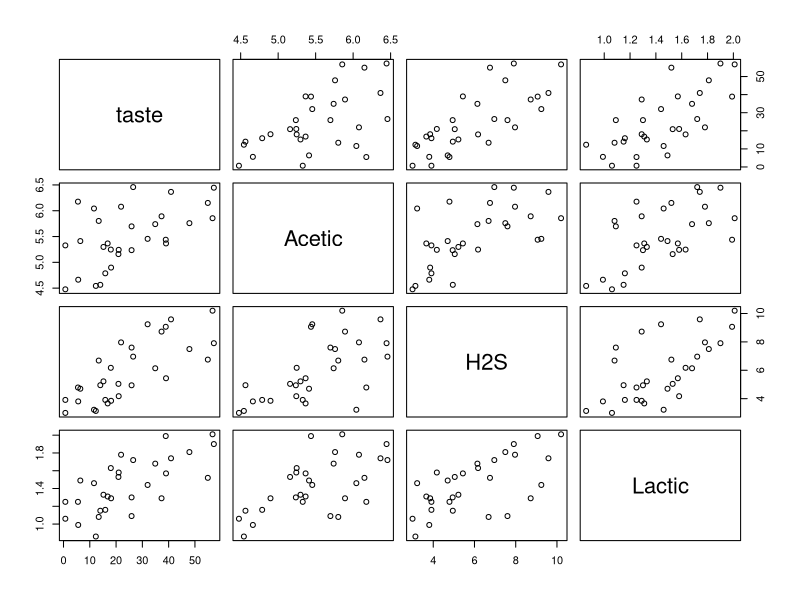
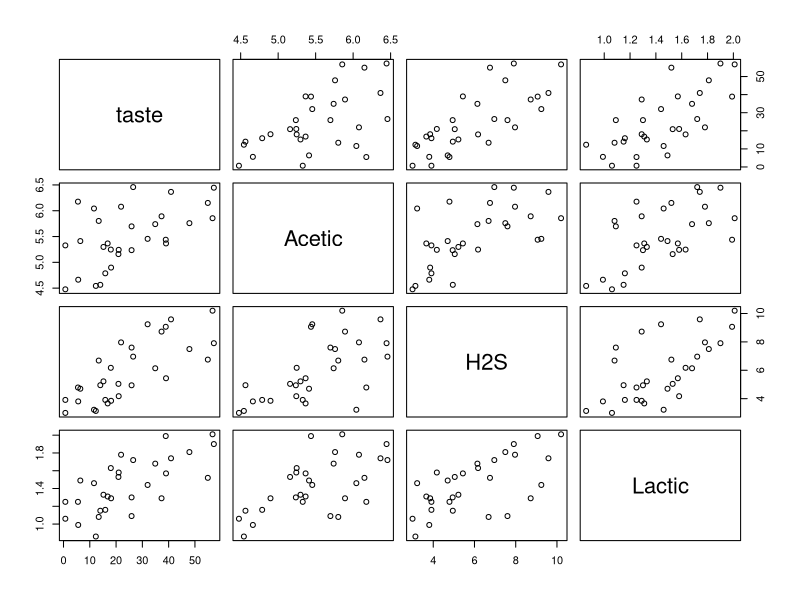
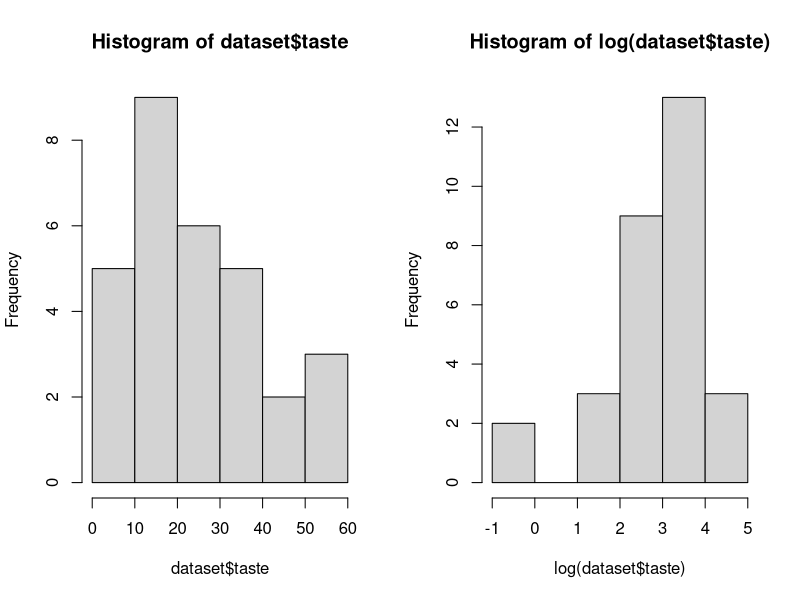
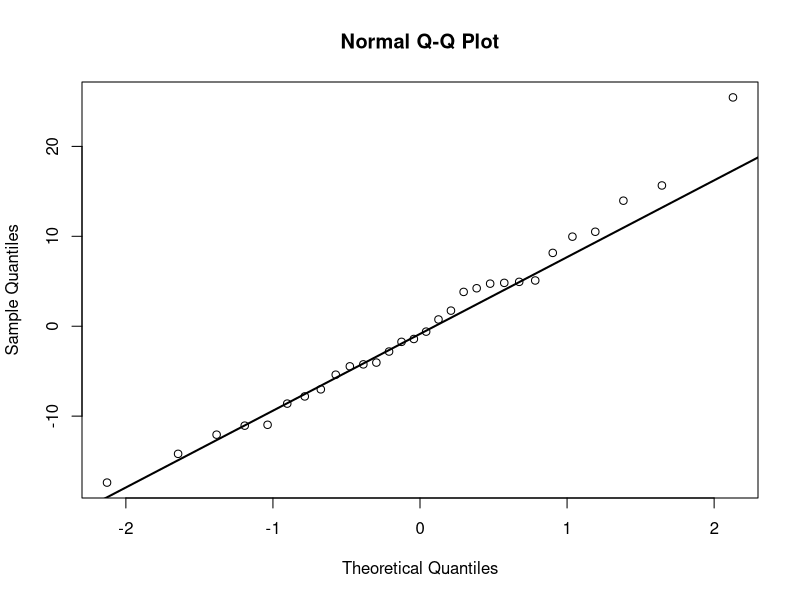
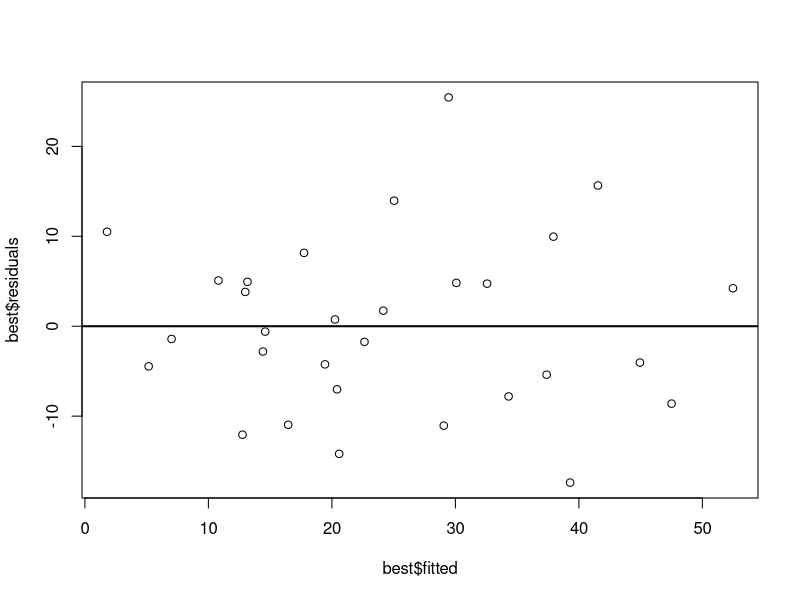
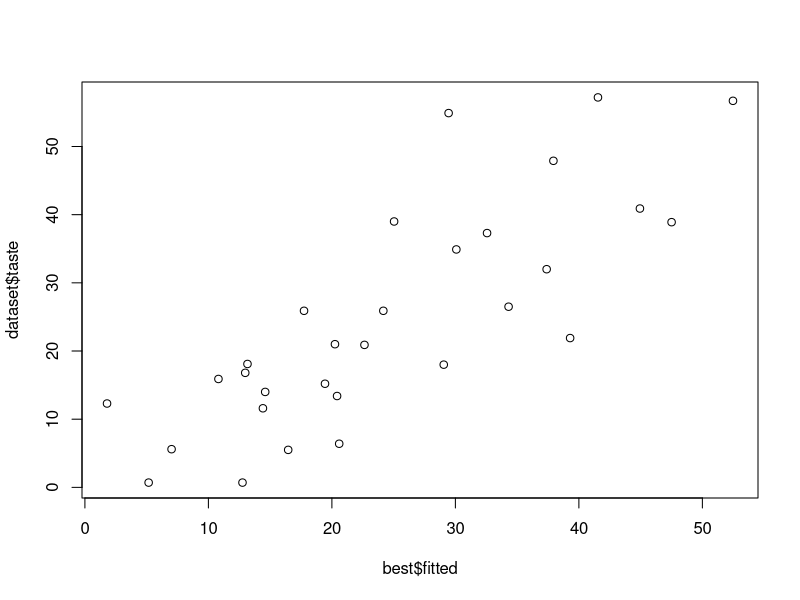
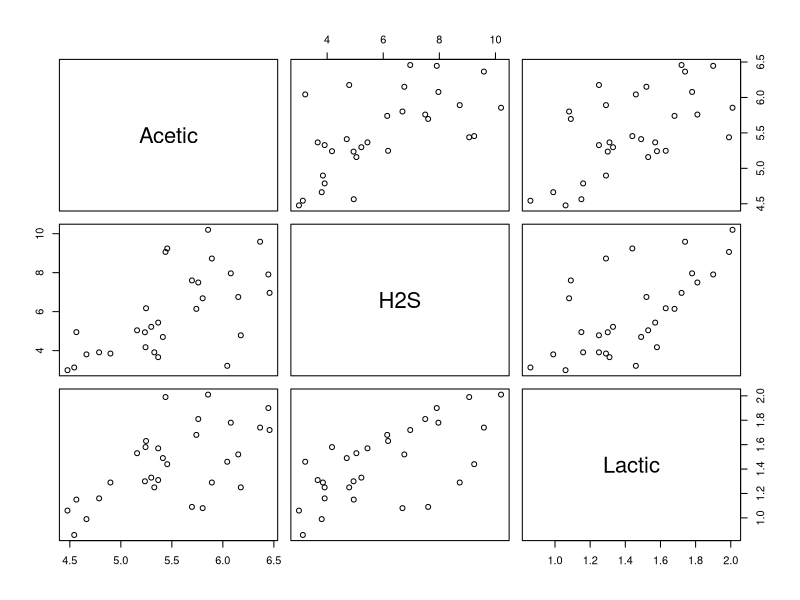

The R source for these figures, in order:
dataset = read.table("cheesedatat.txt", header=TRUE)

pairs(dataset[,2:5])
par(lwd=1, cex=20)
pairs(dataset[,2:5], cex=1)

#correlation between variables in data set (headers)
cor(dataset[,2:5])

#summary of dataset
summary(dataset)

par(mfrow=c(1,2))
hist(dataset$taste)
hist(log(dataset$taste))  

?lm

#formula = Y ~ X1 + X2...
#Model1: all my predictors
fit1=lm(taste~Acetic + H2S + Lactic, data=dataset)
fit1
summary(fit1) #Pr = p-values  #model: E(Y)_hat = -28.88 + 0.33X_acetic + 3.01X_H2S + 19.67X_lactic

#3 new variables all centered around mean
summary(dataset)
dataset$Acetic_mean = dataset$Acetic-5.5
dataset$H2S_mean = dataset$H2S-6
dataset$Lactic_mean = dataset$Lactic-1.4
#new values added to dataset (as new column)

fit2=lm(taste~ Acetic_mean + H2S_mean + Lactic_mean, data=dataset)
fit2
summary(fit2) #model: E(Y)_hat = 23.94 + 0.33X_acetic + 3.01X_H2S + 19.67X_lactic
#Average taste score is now 23.94 when acetic = 5.5, H2S = 6, and Lactice = 1.4 (their approx means)

#Lactic my tenths
dataset$Lactic_mean_10 = dataset$Lactic_mean*10
fit3=lm(taste~ Acetic_mean + H2S_mean + Lactic_mean_10, data=dataset)
summary(fit3)

#diagnostics
##QQplot of residuals
##fitted vs residuals
##fitted vs observed
par(mfrow=c(1,1))
best=fit3
qqnorm(best$residuals)
qqline(best$residuals, lwd=2)
plot(best$fitted, best$residuals)
abline(h=0,lwd=2)
plot(best$fitted, dataset$taste)

#is there strong collinearity between H2S and lactice
fit_noh2s=lm(taste~Acetic_mean+Lactic_mean_10,data=dataset)
summary(fit_noh2s)
pairs(dataset[,3:5])
fit_nolactic=lm(taste~Acetic_mean+H2S_mean,data=dataset)
summary(fit_nolactic)  #Collinearity happening

#combine H@s and lactic into one categorical variable
summary(dataset[,c('H2S','Lactic')])

#make 4 categories: 1)lower-half H2S and lower-half lactic 2)lower-half H2S and upper-half lactic 3)upper-half H2S and lower-half lactic 4)upper-half H2S and upper-half lactic 
dataset$H2S_lactic=0 #Group 0 (both below median)
dataset$H2S_lactic[dataset$H2S < 5.329 & dataset$Lactic >= 1.450] = 1 #Group 1
dataset$H2S_lactic[dataset$H2S >= 5.329 & dataset$Lactic < 1.450] = 2
dataset$H2S_lactic[dataset$H2S >= 5.329 & dataset$Lactic >= 1.450] = 3

table(dataset$H2S_lactic)
fit4=lm(taste~Acetic_mean + as.factor(H2S_lactic), data=dataset)
summary(fit4)
#^BASELINE: cheeses that have an acetic value equal to the average and lactic score below median and h2s score below median
#as.factor case 1: when h2s is below the median but lactic is above the median, taste scores increase 2.057 on average
#as.factor case 2: when h2s is above the median but lactic is below the median, taste scores increases 13.640 on average
#as.factor case 3: when h2s and lactic is above the median, taste scores increases 25.76 on average

#could combine case 0 and case 1


pt(1-.784,29)
